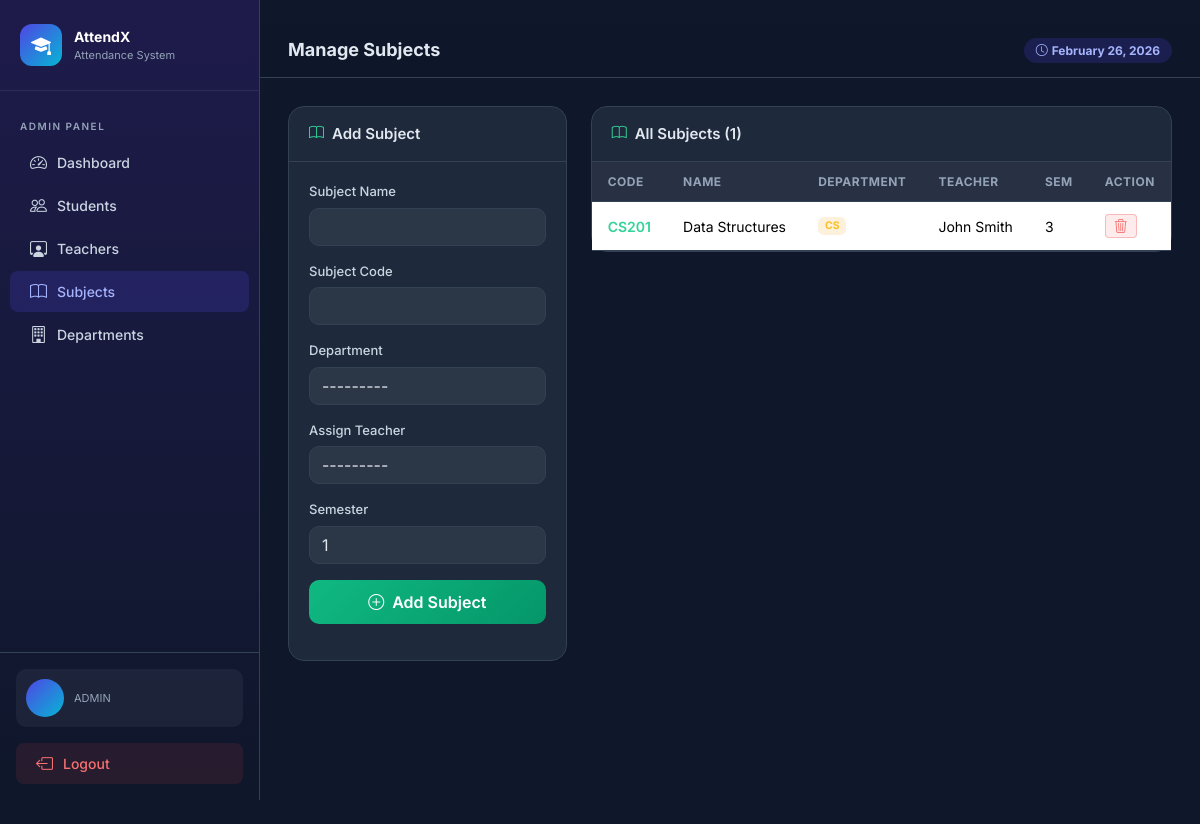
The page /subjects/ (signed in) on the database its author committed.
### attendance/models.py (models this page shows, shortened)
class CustomUser(AbstractUser):
    ROLE_CHOICES = (
        ('ADMIN', 'Admin'),
        ('TEACHER', 'Teacher'),
        ('STUDENT', 'Student'),
    )
    role = models.CharField(max_length=10, choices=ROLE_CHOICES, default='STUDENT')
    phone = models.CharField(max_length=15, blank=True, null=True)
    def __str__(self):
        return f"{self.get_full_name()} ({self.role})"

class Subject(models.Model):
    name = models.CharField(max_length=100)
    code = models.CharField(max_length=20, unique=True)
    department = models.ForeignKey(Department, on_delete=models.CASCADE, related_name='subjects')
    teacher = models.ForeignKey(
        CustomUser, on_delete=models.SET_NULL, null=True, blank=True,
        limit_choices_to={'role': 'TEACHER'}, related_name='subjects'
    )
    semester = models.IntegerField(default=1)
    created_at = models.DateTimeField(auto_now_add=True)

class Department(models.Model):
    name = models.CharField(max_length=100, unique=True)
    code = models.CharField(max_length=10, unique=True)
    created_at = models.DateTimeField(auto_now_add=True)
    def __str__(self):
        return self.name

### attendance/views.py (the view)
    def wrapper(request, *args, **kwargs):
        if not request.user.is_authenticated or request.user.role != 'ADMIN':
            messages.error(request, 'Access denied.')
            return redirect('login')
        return view_func(request, *args, **kwargs)

### attendance/forms.py
class SubjectForm(forms.ModelForm):
    class Meta:
        model = Subject
        fields = ['name', 'code', 'department', 'teacher', 'semester']
        widgets = {
            'name': forms.TextInput(attrs={'class': 'form-control'}),
            'code': forms.TextInput(attrs={'class': 'form-control'}),
            'department': forms.Select(attrs={'class': 'form-select'}),
            'teacher': forms.Select(attrs={'class': 'form-select'}),
            'semester': forms.NumberInput(attrs={'class': 'form-control'}),
        }
    def __init__(self, *args, **kwargs):
        super().__init__(*args, **kwargs)
        self.fields['teacher'].queryset = CustomUser.objects.filter(role='TEACHER')

### attendance/views.py (called while the page is built)
def admin_required(view_func):
    def wrapper(request, *args, **kwargs):
        if not request.user.is_authenticated or request.user.role != 'ADMIN':
            messages.error(request, 'Access denied.')
            return redirect('login')
        return view_func(request, *args, **kwargs)
    return wrapper

@login_required
@admin_required
def manage_subjects(request):
    subjects = Subject.objects.select_related('department', 'teacher')
    form = SubjectForm()
    if request.method == 'POST':
        form = SubjectForm(request.POST)
        if form.is_valid():
            form.save()
            messages.success(request, 'Subject added successfully.')
            return redirect('manage_subjects')
    return render(request, 'attendance/manage_subjects.html', {'subjects': subjects, 'form': form})

### templates/attendance/manage_subjects.html (shortened to what this page needs)
﻿{% extends 'attendance/base.html' %}
{% block page_title %}Manage Subjects{% endblock %}
{% block content %}
<div class="row g-4">
    <div class="col-lg-4">
        <div class="card-custom">
            <div class="card-header"><i class="bi bi-book me-2" style="color:#34d399;"></i>Add Subject</div>
            <div class="card-body">
                <form method="post">
                    <div class="mb-3"><label class="form-label">Subject Name</label>{{ form.name }}</div>
                    <div class="mb-3"><label class="form-label">Subject Code</label>{{ form.code }}</div>
                    <div class="mb-3"><label class="form-label">Department</label>{{ form.department }}</div>
                    <div class="mb-3"><label class="form-label">Assign Teacher</label>{{ form.teacher }}</div>
                    <div class="mb-3"><label class="form-label">Semester</label>{{ form.semester }}</div>
                    <button type="submit" class="btn w-100"
                        style="background:linear-gradient(135deg,#10b981,#059669);color:#fff;border:none;border-radius:10px;padding:10px;font-weight:600;">
                        <i class="bi bi-plus-circle me-2"></i>Add Subject
                    </button>
                </form>
            </div>
        </div>
    </div>
    <div class="col-lg-8">
        <div class="card-custom">
            <div class="card-header"><i class="bi bi-book me-2" style="color:#34d399;"></i>All Subjects ({{ subjects.count }})</div>
            <div class="card-body p-0">
                {% if subjects %}
                <table class="table table-custom mb-0">
                    <thead>
                        <tr>
                            <th>Code</th>
                            <th>Name</th>
                            <th>Department</th>
                            <th>Teacher</th>
                            <th>Sem</th>
                            <th>Action</th>
                        </tr>
                    </thead>
                    <tbody>
                        {% for sub in subjects %}
                        <tr>
                            <td><span style="color:#34d399;font-weight:600;">{{ sub.code }}</span></td>
                            <td>{{ sub.name }}</td>
                            <td><span class="badge" style="background:rgba(245,158,11,0.15);color:#fbbf24;">{{ sub.department.code }}</span></td>
                            <td>{{ sub.teacher.get_full_name|default:"Unassigned" }}</td>
                            <td>{{ sub.semester }}</td>
                            <td>
                                <a href="{% url 'delete_subject' sub.pk %}" class="btn btn-sm"
                                    style="background:rgba(239,68,68,0.1);color:#f87171;border:1px solid rgba(239,68,68,0.3);"
                                    onclick="return confirm('Delete subject?')">
                                    <i class="bi bi-trash3"></i>
                                </a>
                            </td>
                        </tr>
                        {% endfor %}
                    </tbody>
                </table>
                {% else %}
                <div class="text-center py-5" style="color:#64748b;">
                    <i class="bi bi-book" style="font-size:48px;"></i>
                    <p class="mt-3">No subjects yet.</p>
                </div>
                {% endif %}
            </div>
        </div>
    </div>
</div>
{% endblock %}

### templates/attendance/base.html (shortened to what this page needs)
<!DOCTYPE html>
<html lang="en">
<head>
  <link href="https://cdn.jsdelivr.net/npm/bootstrap@5.3.2/dist/css/bootstrap.min.css" rel="stylesheet"/>
  <link href="https://cdn.jsdelivr.net/npm/bootstrap-icons@1.11.3/font/bootstrap-icons.css" rel="stylesheet"/>
</head>
<body>
  {% if user.is_authenticated %}
  <div class="sidebar">
    <div class="sidebar-brand">
      <div class="brand-icon"><i class="bi bi-mortarboard-fill"></i></div>
      <div>
        <div class="brand-text">AttendX</div>
        <div class="brand-sub">Attendance System</div>
      </div>
    </div>
    <nav class="mt-2">
      {% if user.role == 'ADMIN' %}
        <div class="nav-section-title">Admin Panel</div>
        <a href="{% url 'admin_dashboard' %}" class="nav-link {% if request.resolver_match.url_name == 'admin_dashboard' %}active{% endif %}">
          <i class="bi bi-speedometer2"></i> Dashboard
        </a>
        <a href="{% url 'manage_students' %}" class="nav-link {% if request.resolver_match.url_name == 'manage_students' %}active{% endif %}">
          <i class="bi bi-people"></i> Students
        </a>
        <a href="{% url 'manage_teachers' %}" class="nav-link {% if request.resolver_match.url_name == 'manage_teachers' %}active{% endif %}">
          <i class="bi bi-person-workspace"></i> Teachers
        </a>
        <a href="{% url 'manage_subjects' %}" class="nav-link {% if request.resolver_match.url_name == 'manage_subjects' %}active{% endif %}">
          <i class="bi bi-book"></i> Subjects
        </a>
        <a href="{% url 'manage_departments' %}" class="nav-link {% if request.resolver_match.url_name == 'manage_departments' %}active{% endif %}">
          <i class="bi bi-building"></i> Departments
        </a>
      {% elif user.role == 'STUDENT' %}
        <div class="nav-section-title">Student Panel</div>
        <a href="{% url 'student_dashboard' %}" class="nav-link {% if request.resolver_match.url_name == 'student_dashboard' %}active{% endif %}">
          <i class="bi bi-speedometer2"></i> My Attendance
        </a>
      {% endif %}
    </nav>
    <div class="sidebar-footer">
      <div class="user-info mb-3">
        <div class="user-avatar">{{ user.first_name|first|upper }}{{ user.last_name|first|upper }}</div>
        <div>
          <div class="user-role">{{ user.role }}</div>
        </div>
      </div>
      <a href="{% url 'logout' %}" class="nav-link" style="margin:0; background: rgba(239,68,68,0.1); color: #f87171;">
        <i class="bi bi-box-arrow-left"></i> Logout
      </a>
    </div>
  </div>
  <div class="main-content">
    <div class="topbar">
      <h4>{% block page_title %}Dashboard{% endblock %}</h4>
      <div class="topbar-actions">
        <span class="badge rounded-pill" style="background:rgba(79,70,229,0.2);color:#a5b4fc;padding:6px 12px;">
          <i class="bi bi-clock me-1"></i>{% now "F j, Y" %}
        </span>
      </div>
    </div>
    <div class="content-area">
      {% block content %}{% endblock %}
    </div>
  </div>
  {% else %}
    {% block auth_content %}{% endblock %}
  {% endif %}
</body>
</html>

### templates/attendance/base.html (style rules this page uses)
:root { --primary: #4f46e5; --primary-dark: #3730a3; --secondary: #06b6d4; --success: #10b981; --warning: #f59e0b; --danger: #ef4444; --dark: #0f172a; --card-bg: #1e293b; --sidebar-bg: #0f172a; --body-bg: #0f172a; --text-muted-custom: #94a3b8; --border: #334155; }
* { box-sizing: border-box; }
body { font-family: 'Inter', sans-serif; background: var(--body-bg); color: #e2e8f0; min-height: 100vh; }
.sidebar { width: 260px; min-height: 100vh; background: linear-gradient(180deg, #1e1b4b 0%, #0f172a 100%); border-right: 1px solid var(--border); display: flex; flex-direction: column; position: fixed; top: 0; left: 0; z-index: 1000; }
.sidebar-brand { padding: 24px 20px; border-bottom: 1px solid rgba(255,255,255,0.08); display: flex; align-items: center; gap: 12px; }
.sidebar-brand .brand-icon { width: 42px; height: 42px; background: linear-gradient(135deg, var(--primary), var(--secondary)); border-radius: 12px; display: flex; align-items: center; justify-content: center; font-size: 20px; color: white; }
.sidebar-brand .brand-text { font-size: 14px; font-weight: 700; color: #fff; }
.sidebar-brand .brand-sub { font-size: 11px; color: var(--text-muted-custom); }
.nav-section-title { padding: 20px 20px 6px; font-size: 10px; font-weight: 600; text-transform: uppercase; letter-spacing: 1.5px; color: var(--text-muted-custom); }
.sidebar .nav-link { display: flex; align-items: center; gap: 10px; padding: 10px 20px; color: #cbd5e1; font-size: 14px; font-weight: 500; border-radius: 0; transition: all 0.2s; text-decoration: none; margin: 2px 10px; border-radius: 8px; }
.sidebar .nav-link:hover, .sidebar .nav-link.active { background: rgba(79,70,229,0.2); color: #a5b4fc; }
.sidebar .nav-link i { font-size: 17px; }
.sidebar-footer { margin-top: auto; padding: 16px; border-top: 1px solid var(--border); }
.user-info { display: flex; align-items: center; gap: 10px; padding: 10px; border-radius: 10px; background: rgba(255,255,255,0.05); }
.user-avatar { width: 38px; height: 38px; border-radius: 50%; background: linear-gradient(135deg, var(--primary), var(--secondary)); display: flex; align-items: center; justify-content: center; font-weight: 700; font-size: 14px; color: #fff; flex-shrink: 0; }
.user-role { font-size: 11px; color: var(--text-muted-custom); text-transform: capitalize; }
.main-content { margin-left: 260px; min-height: 100vh; display: flex; flex-direction: column; }
.topbar { background: rgba(15,23,42,0.9); border-bottom: 1px solid var(--border); padding: 14px 28px; display: flex; align-items: center; justify-content: space-between; backdrop-filter: blur(10px); position: sticky; top: 0; z-index: 999; }
.topbar h4 { margin: 0; font-size: 18px; font-weight: 700; }
.topbar .topbar-actions { display: flex; gap: 10px; align-items: center; }
.content-area { padding: 28px; flex: 1; }
.card-custom { background: var(--card-bg); border: 1px solid var(--border); border-radius: 16px; }
.card-custom .card-header { background: transparent; border-bottom: 1px solid var(--border); padding: 16px 20px; font-weight: 600; font-size: 15px; }
.card-custom .card-body { padding: 20px; }
.table-custom { color: #e2e8f0; }
.table-custom thead th { background: rgba(255,255,255,0.04); color: var(--text-muted-custom); font-size: 12px; text-transform: uppercase; letter-spacing: 0.5px; border-color: var(--border); padding: 12px 16px; }
.table-custom tbody td { border-color: var(--border); vertical-align: middle; padding: 12px 16px; font-size: 14px; }
.form-control, .form-select { background: rgba(255,255,255,0.06); border: 1px solid var(--border); color: #e2e8f0; border-radius: 10px; }
.form-control::placeholder { color: #64748b; }
.form-select option { background: #1e293b; }
.form-label { font-size: 13px; font-weight: 500; color: #cbd5e1; margin-bottom: 6px; }

### rows shown on the page
CustomUser: role "ADMIN"
Subject: code "CS201", name "Data Structures", department.code "CS", teacher.get_full_name "John Smith", semester "3"

### other values the page prints
{{ subjects.count }} "1"
